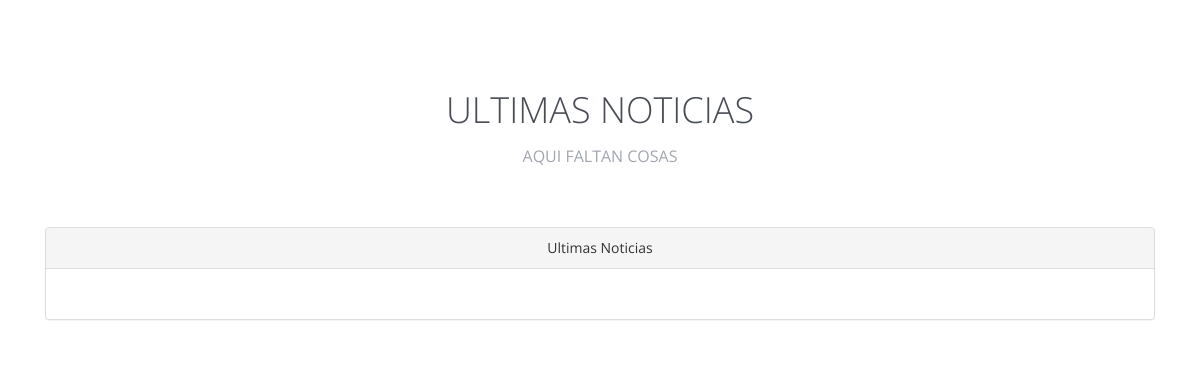
Before: /Admin/noticias/Noticia42.php with the older database file.
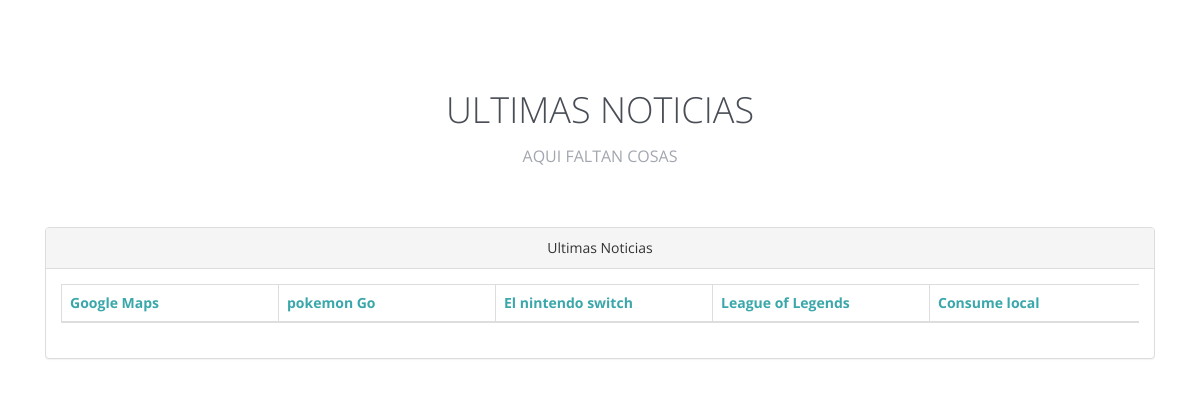
After: the same page with the newer database file.
### tables this page shows
CREATE TABLE `noticias` (
  `id_noticias` int(10) NOT NULL,
  `titulo` varchar(500) NOT NULL,
  `contenido` varchar(500) NOT NULL,
  `fecha` date NOT NULL
);

### Admin/noticias/Noticia42.php (the view, shortened to what this page needs)
<!DOCTYPE html>
<html lang="en">
	<head>
		<link rel="stylesheet" href="assets/plugins/bootstrap/css/bootstrap.min.css">
		<link rel="stylesheet" href="assets/plugins/font-awesome/css/font-awesome.css">
		<link id="theme-style" rel="stylesheet" href="assets/css/styles.css">
	</head>
	<body>
		<div id="ultimasn" class="procedimientos-section">
			<div class="container text-center">
				<h2 class="section-title">ULTIMAS NOTICIAS</h2>
				<div class="intro">AQUI FALTAN COSAS</div>
					<div class="col-md-12">
						<div class="panel panel-default">
							<div class="panel-heading">
								Ultimas Noticias
							</div>
							<div class="panel-body">
								<div class="table-responsive">
									<table class="table table-striped table-bordered table-hover" id="dataTables-example">
									<thead>
										<tr>
											<?php
													include("../../Procesos/conexion.php");
													$consulta="SELECT id_noticias,titulo,fecha FROM noticias ORDER BY fecha DESC";
													$resultado= $mysqli->query($consulta);
													while($fila = $resultado->fetch_row()){
														echo "<th class=\"\"><div style='width:200px; overflow:hidden;'> <a href=\"#$fila[0]\" data-toggle=\"tab\">$fila[1]</a></div> </th>";
													}
											?>
										</tr>
									</thead>
									</table>
								</div>
							</div>
						</div>
					</div>
			</div>
		</div>
	</body>
</HTML>

Changed rows visible on the page:
added noticias: titulo "Google Maps"
added noticias: titulo "pokemon Go"
added noticias: titulo "El nintendo switch"
added noticias: titulo "League of Legends"
added noticias: titulo "Consume local"
